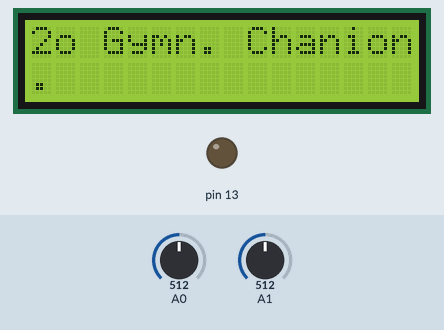
This sketch was run on a simulated Arduino Uno, built with avr-gcc and run on an emulated ATmega328P. Shown: 16×2 character LCD, output pins drawn as LEDs (lit = HIGH). The inputs (shaded band) are chosen by the test bench; at power-on: A0 = 512, A1 = 512. What the sketch prints to the serial monitor is not drawn.

Above: at 0.1 s.
At 1.3 s:
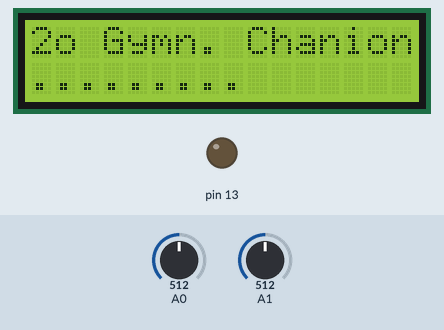
At 2.5 s:
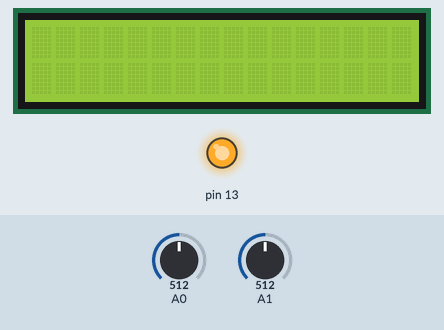
At 3.0 s:
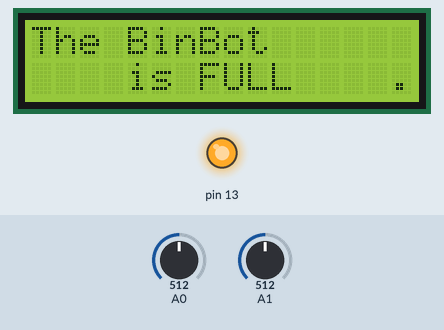
Timing chart, 0 to 4.5 s (numbered marks = the images above):
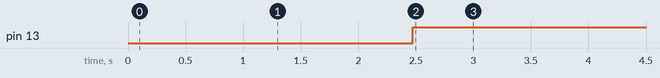

The sketch:

LCD_and_ir_sensors.ino
```cpp
#include <LiquidCrystal.h>
const int rs = 12, en = 11, d4 = 5, d5 = 4, d6 = 3, d7 = 2;
LiquidCrystal lcd(rs, en, d4, d5, d6, d7);
int sensor1, sensor2;

void setup()
{
  Serial.begin(9600);
  pinMode(13, OUTPUT);
  sensor1=0;
  sensor2=0;
  int i=0;
  // set up the LCD's number of columns and rows:
  lcd.begin(16, 2);
  // Print a message to the LCD.
  lcd.print("2o Gymn. Chanion");
  lcd.setCursor(0, 1);
  for (i=1; i<17; i++)
  {
    lcd.print(".");
    delay(150);
  }

}

void loop()
{
  sensor1 = analogRead(A0);
  sensor2 = analogRead(A1);
  if (sensor1>205 or sensor2>205)
  {
    lcd.setCursor(0, 0);
    lcd.print("The BinBot      ");
    lcd.setCursor(0, 1);
    lcd.print("    is FULL    ");
    digitalWrite(13, HIGH);
    lcd.noDisplay();
    delay(500);
    lcd.display();
    delay(500);
  }
  else
  {
    digitalWrite(13, LOW);
    lcd.setCursor(0, 0);
    lcd.print("The BinBot      ");
    lcd.setCursor(0, 1);
    lcd.print("    is ready    ");
  }
  Serial.println(sensor1);
  Serial.println(sensor2);
  Serial.println("...");
}
```

Measured:
- by itself, pin 13: LOW → HIGH at 2.5 s
- what the display in image 2 shows lasts 0.5 s, from 2.5 s to 3.0 s
